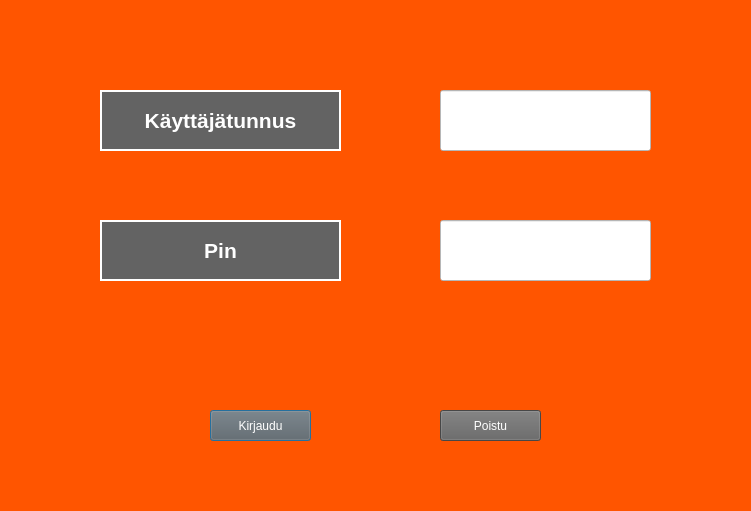
<?xml version="1.0" encoding="UTF-8"?>
<ui version="4.0">
 <class>loginWindow</class>
 <widget class="QDialog" name="loginWindow">
  <property name="geometry">
   <rect>
    <x>0</x>
    <y>0</y>
    <width>751</width>
    <height>511</height>
   </rect>
  </property>
  <property name="windowTitle">
   <string>Dialog</string>
  </property>
  <property name="styleSheet">
   <string notr="true">background-color: rgb(255, 85, 0);</string>
  </property>
  <widget class="QLabel" name="label">
   <property name="geometry">
    <rect>
     <x>100</x>
     <y>90</y>
     <width>241</width>
     <height>61</height>
    </rect>
   </property>
   <property name="font">
    <font>
     <family>Arial</family>
     <pointsize>16</pointsize>
     <bold>true</bold>
    </font>
   </property>
   <property name="styleSheet">
    <string notr="true">background-color: rgb(99, 99, 99);
color: rgb(255, 255, 255);</string>
   </property>
   <property name="frameShape">
    <enum>QFrame::WinPanel</enum>
   </property>
   <property name="text">
    <string>Käyttäjätunnus</string>
   </property>
   <property name="alignment">
    <set>Qt::AlignCenter</set>
   </property>
  </widget>
  <widget class="QLabel" name="label_2">
   <property name="geometry">
    <rect>
     <x>100</x>
     <y>220</y>
     <width>241</width>
     <height>61</height>
    </rect>
   </property>
   <property name="font">
    <font>
     <family>Arial</family>
     <pointsize>16</pointsize>
     <bold>true</bold>
    </font>
   </property>
   <property name="styleSheet">
    <string notr="true">background-color: rgb(99, 99, 99);
color: rgb(255, 255, 255);</string>
   </property>
   <property name="frameShape">
    <enum>QFrame::WinPanel</enum>
   </property>
   <property name="text">
    <string>Pin</string>
   </property>
   <property name="alignment">
    <set>Qt::AlignCenter</set>
   </property>
  </widget>
  <widget class="QLineEdit" name="lineUsername">
   <property name="geometry">
    <rect>
     <x>440</x>
     <y>90</y>
     <width>211</width>
     <height>61</height>
    </rect>
   </property>
   <property name="font">
    <font>
     <family>Arial</family>
     <pointsize>16</pointsize>
     <bold>true</bold>
    </font>
   </property>
   <property name="cursor">
    <cursorShape>IBeamCursor</cursorShape>
   </property>
   <property name="styleSheet">
    <string notr="true">background-color: rgb(255, 255, 255);</string>
   </property>
  </widget>
  <widget class="QLineEdit" name="linePin">
   <property name="geometry">
    <rect>
     <x>440</x>
     <y>220</y>
     <width>211</width>
     <height>61</height>
    </rect>
   </property>
   <property name="font">
    <font>
     <family>Arial</family>
     <pointsize>16</pointsize>
     <bold>true</bold>
    </font>
   </property>
   <property name="styleSheet">
    <string notr="true">background-color: rgb(255, 255, 255);</string>
   </property>
  </widget>
  <widget class="QPushButton" name="btnKirjaudu">
   <property name="geometry">
    <rect>
     <x>210</x>
     <y>410</y>
     <width>101</width>
     <height>31</height>
    </rect>
   </property>
   <property name="styleSheet">
    <string notr="true">background-color: rgb(99, 99, 99);
color: rgb(255, 255, 255);</string>
   </property>
   <property name="text">
    <string>Kirjaudu</string>
   </property>
  </widget>
  <widget class="QPushButton" name="btnPoistu">
   <property name="geometry">
    <rect>
     <x>440</x>
     <y>410</y>
     <width>101</width>
     <height>31</height>
    </rect>
   </property>
   <property name="styleSheet">
    <string notr="true">background-color: rgb(99, 99, 99);
color: rgb(255, 255, 255);</string>
   </property>
   <property name="text">
    <string>Poistu</string>
   </property>
  </widget>
  <widget class="QLabel" name="labelInfo">
   <property name="geometry">
    <rect>
     <x>170</x>
     <y>330</y>
     <width>451</width>
     <height>51</height>
    </rect>
   </property>
   <property name="font">
    <font>
     <family>Arial</family>
     <pointsize>16</pointsize>
    </font>
   </property>
   <property name="styleSheet">
    <string notr="true">color: rgb(255, 255, 255);</string>
   </property>
   <property name="text">
    <string/>
   </property>
  </widget>
 </widget>
 <resources/>
 <connections/>
</ui>
